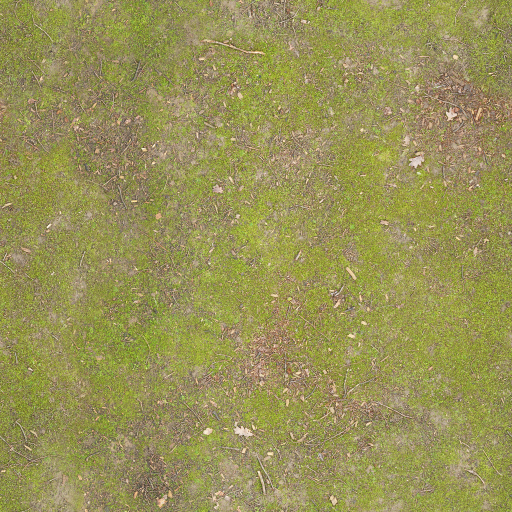
#> input picture tools/art/sources/ambientcg/Ground037/Ground037_1K_Color.jpg, 1024 x 1024 px (shown at 1/2 size)
$ python generate_forest_textures.py
#> lines starting #> are read from the running program, lines starting #| are printed output that depends on the picture
"""Forest river valley textures: ground layers from CC0 photo scans (ambientCG) plus painted foliage.

Run:  python tools/art/generate_forest_textures.py
Writes Assets/Terrain/Textures/<Name>_albedo.png (RGB + height in alpha) and <Name>_normal.png:
  ForestFloor   moss, needles, twigs and leaf litter (Ground037)
  ForestSoil    dark humus / forest track soil (Ground048)
  ForestMud     the same soil, wet and smeared
  Granite       grey granite with pale veins (Rock030), slightly cooled
  RiverGravel   rounded river stones (Gravel021), lightened and warmed
  Meadow        greener, fuller moss-and-grass ground for clearings
plus Assets/Art/Textures/Materials/BarkFir_{albedo,normal}.png (Bark001, recoloured)
and Assets/Art/Textures/Foliage/{FirBranch,Fern,MeadowGrass,Wildflowers}.png (painted, alpha-cut).
All photo sources are CC0 1.0 (https://ambientcg.com); see docs/art-direction.md.
"""
import math
import os

import numpy as np
from PIL import Image, ImageDraw, ImageFilter
from scipy import ndimage

REPO = os.path.abspath(os.path.join(os.path.dirname(__file__), "..", ".."))
SRC = os.path.join(REPO, "tools", "art", "sources", "ambientcg")
TERRAIN = os.path.join(REPO, "Assets", "Terrain", "Textures")
MATS = os.path.join(REPO, "Assets", "Art", "Textures", "Materials")
FOLIAGE = os.path.join(REPO, "Assets", "Art", "Textures", "Foliage")
for d in (TERRAIN, MATS, FOLIAGE):
    os.makedirs(d, exist_ok=True)
T = 1024


def load(name, mode="RGB"):
#> called with name = 'Ground037_1K_Color.jpg', mode = 'RGB'
    folder = name.split("_")[0]
    im = Image.open(os.path.join(SRC, folder, name)).convert(mode)
#> im is the input picture: PIL image 1024x1024 RGB; mean R, G, B 152.4, 146.8, 87.5
    return np.asarray(im.resize((T, T), Image.LANCZOS)).astype(np.float64) / 255


def blur(a, sigma):
#> called with sigma = 96
    return ndimage.gaussian_filter(a, sigma if a.ndim == 2 else (sigma, sigma, 0), mode="wrap")


def lum(rgb):
    return rgb @ np.array([0.2126, 0.7152, 0.0722])


def flatten_lowfreq(rgb, sigma=96, amount=0.6):
    """Remove part of the large-scale blotchiness so tiles don't show (macro variation is in the shader)."""
    low = blur(rgb, sigma)
    return rgb / np.maximum(low, 1e-3) * (low * (1 - amount) + low.reshape(-1, 3).mean(0) * amount)
#> call 2 of load, with name = 'Ground037_1K_Displacement.jpg', mode = 'L'
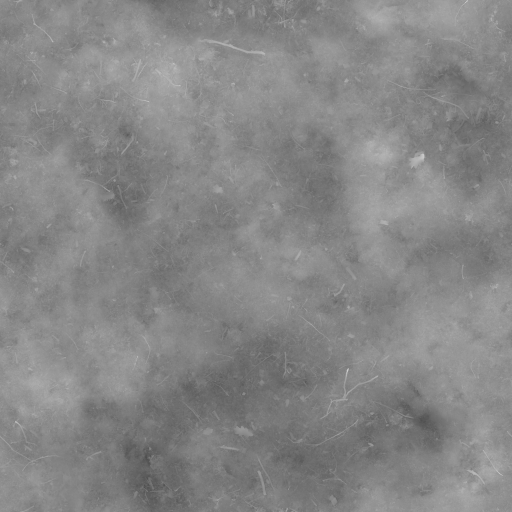
#> input picture tools/art/sources/ambientcg/Ground037/Ground037_1K_Displacement.jpg, 1024 x 1024 px (shown at 1/2 size)
#> in load, im is the input picture: PIL image 1024x1024 L; min 75, max 229, mean 134.1
#> call 3 of load, with name = 'Ground037_1K_NormalGL.jpg', mode = 'RGB'
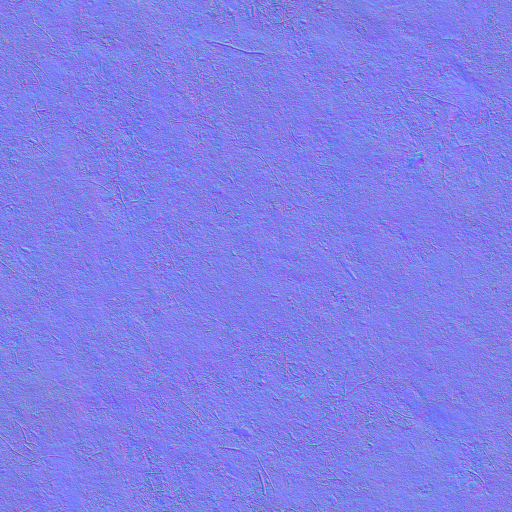
#> input picture tools/art/sources/ambientcg/Ground037/Ground037_1K_NormalGL.jpg, 1024 x 1024 px (shown at 1/2 size)
#> in load, im is the input picture: PIL image 1024x1024 RGB; mean R, G, B 129.7, 127.5, 233.1


# [5 lines left out: function normal_from_height, not called in this run]


def save(name, albedo, height, normal, folder=TERRAIN):
#> called with name = 'ForestFloor', folder = 'Assets/Terrain/Textures'
    h = (height - height.min()) / (np.ptp(height) + 1e-9)
    rgba = np.concatenate([np.clip(albedo, 0, 1), h[..., None]], -1)
    Image.fromarray((rgba * 255).round().astype(np.uint8), "RGBA").save(os.path.join(folder, f"{name}_albedo.png"))
    Image.fromarray(((normal * 0.5 + 0.5) * 255).round().astype(np.uint8), "RGB").save(os.path.join(folder, f"{name}_normal.png"))
    print("wrote", name)


def gl_normal(name, flat=1.0):
    n = load(name) * 2 - 1
    n[..., :2] *= flat
    return n / np.linalg.norm(n, axis=-1, keepdims=True)


# ---------------------------------------------------------------- forest floor (tile 4 m)
floor = flatten_lowfreq(load("Ground037_1K_Color.jpg"), 96, 0.5)
floor_h = load("Ground037_1K_Displacement.jpg", "L")
save("ForestFloor", floor * np.array([0.97, 1.0, 0.95]), floor_h, gl_normal("Ground037_1K_NormalGL.jpg"))

# ---------------------------------------------------------------- meadow: greener and fuller
mg = floor.copy()
moss = np.clip((mg[..., 1] - mg[..., 0]) * 6, 0, 1)             # where the scan is mossy
green = np.array([0.36, 0.45, 0.17])
mg = mg * (1 - 0.45 * (1 - moss[..., None])) + green * 0.45 * (1 - moss[..., None])
mg = mg * np.array([0.97, 1.0, 0.88])
mg = lum(mg)[..., None] * 0.22 + mg * 0.78                           # a little less saturated
save("Meadow", mg, floor_h * 0.6 + 0.4 * blur(floor_h, 3), gl_normal("Ground037_1K_NormalGL.jpg", 0.7))
#> call 2 of gl_normal, with name = 'Ground037_1K_NormalGL.jpg', flat = 0.7
#> in gl_normal (call 2), `n[..., :2] *= flat`:
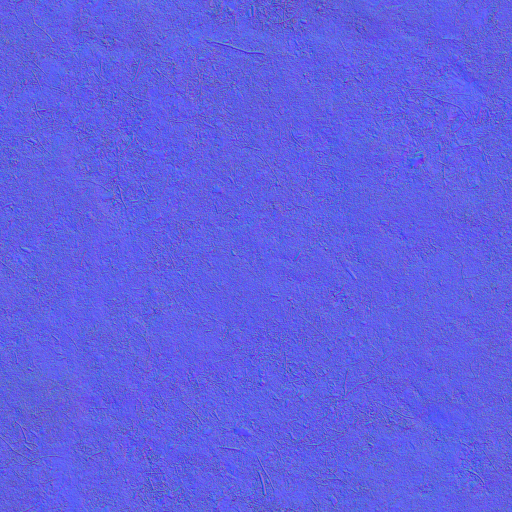
#> n: shape (1024, 1024, 3) float64 (shown at 1/2 size); mean of channels 0, 1, 2 0.0118, 6.94e-05, 0.828; drawn with min black and max white
#> call 2 of save, with name = 'Meadow', folder = 'Assets/Terrain/Textures'
#> in save (call 2), `h = (height - height.min()) / (np.ptp(height) + 1e-9)`:
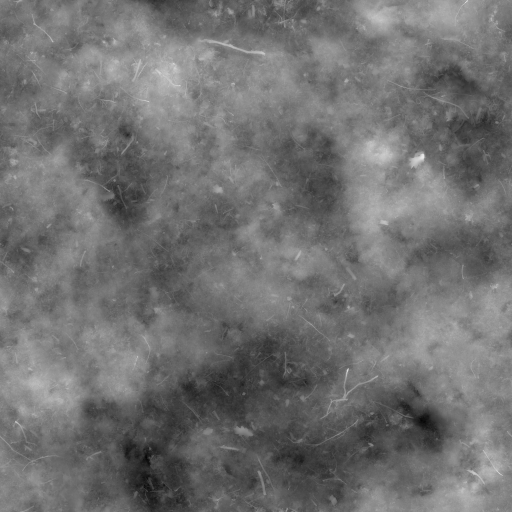
#> h: shape (1024, 1024) float64 (shown at 1/2 size); min 0, max 1, mean 0.443
#> in save (call 2), `rgba = np.concatenate([np.clip(albedo, 0, 1), h[..., None]], -1)`:
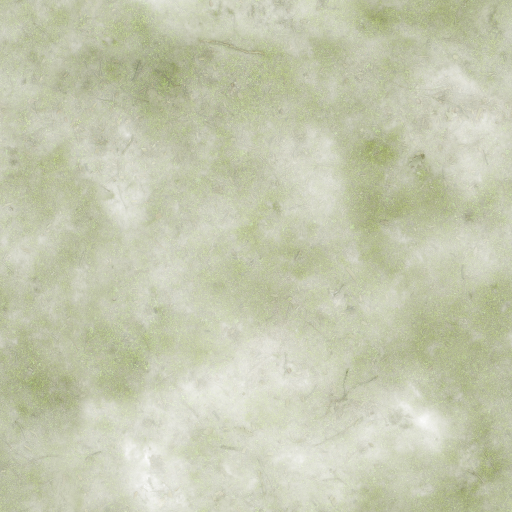
#> rgba: shape (1024, 1024, 4) float64 (shown at 1/2 size); mean of channels 0, 1, 2, 3 0.487, 0.52, 0.294, 0.443; transparent parts drawn white

# ---------------------------------------------------------------- soil (tile 3 m) and wet mud
soil = flatten_lowfreq(load("Ground048_1K_Color.jpg"), 96, 0.5)
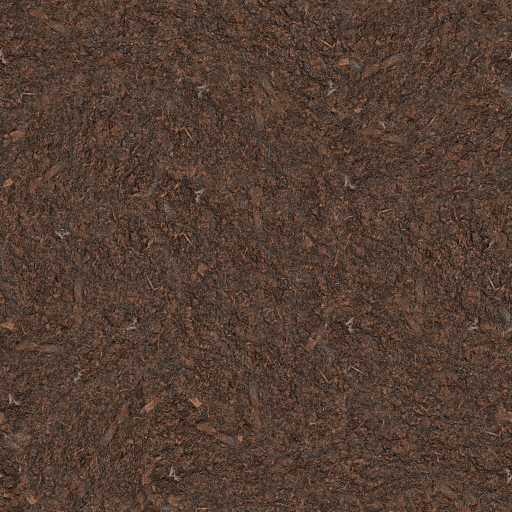
#> input picture tools/art/sources/ambientcg/Ground048/Ground048_1K_Color.jpg, 1024 x 1024 px (shown at 1/2 size)
#> in load, im is the input picture: PIL image 1024x1024 RGB; mean R, G, B 84, 62.3, 50.9
soil_h = blur(lum(soil), 1.0)
#> in lum (call 2), `return rgb @ np.array([0.2126, 0.7152, 0.0722])`:
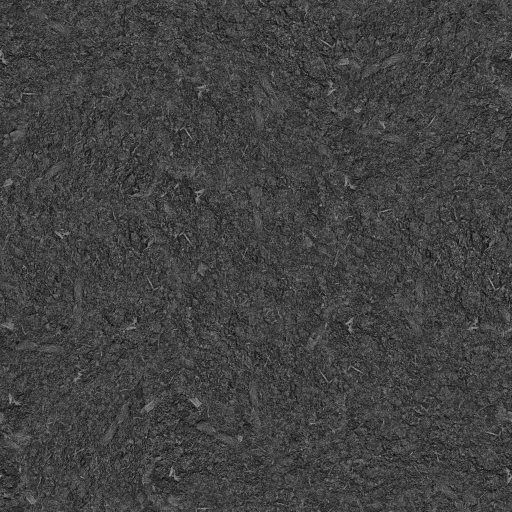
#> returned value: shape (1024, 1024) float64 (shown at 1/2 size); min 0.0157, max 0.671, mean 0.259
soil_n = gl_normal("Ground048_1K_NormalGL.jpg")
#> (the run stopped early here; a loop or call above may not have finished)
